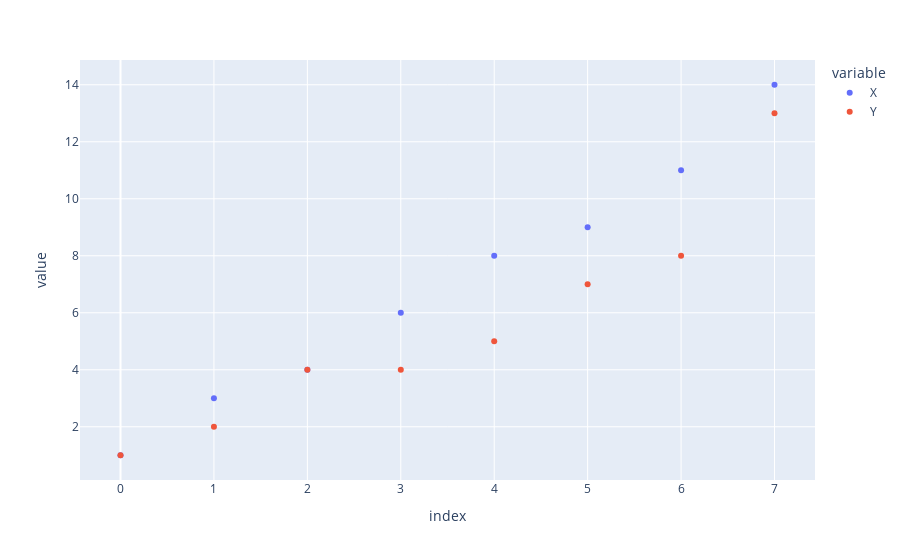

This figure's notebook cell:
### Markdown cell above
Draw a dispersion diagram (scatter plot) for the data, and fit a regression line.

### Code cell
# Your code here.
px.scatter(lastdf)

### Figure 1 — Plotly figure (JSON) as saved in the notebook; plotly's stock layout.template omitted (floating-point values rounded to 4 significant figures)
{"data": [{"hovertemplate": "variable=X<br>index=%{x}<br>value=%{y}<extra></extra>", "legendgroup": "X", "marker": {"color": "#636efa", "symbol": "circle"}, "mode": "markers", "name": "X", "orientation": "v", "showlegend": true, "type": "scatter", "x": [0, 1, 2, 3, 4, 5, 6, 7], "xaxis": "x", "y": [1, 3, 4, 6, 8, 9, 11, 14], "yaxis": "y"}, {"hovertemplate": "variable=Y<br>index=%{x}<br>value=%{y}<extra></extra>", "legendgroup": "Y", "marker": {"color": "#EF553B", "symbol": "circle"}, "mode": "markers", "name": "Y", "orientation": "v", "showlegend": true, "type": "scatter", "x": [0, 1, 2, 3, 4, 5, 6, 7], "xaxis": "x", "y": [1, 2, 4, 4, 5, 7, 8, 13], "yaxis": "y"}], "layout": {"legend": {"title": {"text": "variable"}, "tracegroupgap": 0}, "margin": {"t": 60}, "xaxis": {"anchor": "y", "domain": [0, 1], "title": {"text": "index"}}, "yaxis": {"anchor": "x", "domain": [0, 1], "title": {"text": "value"}}}}
